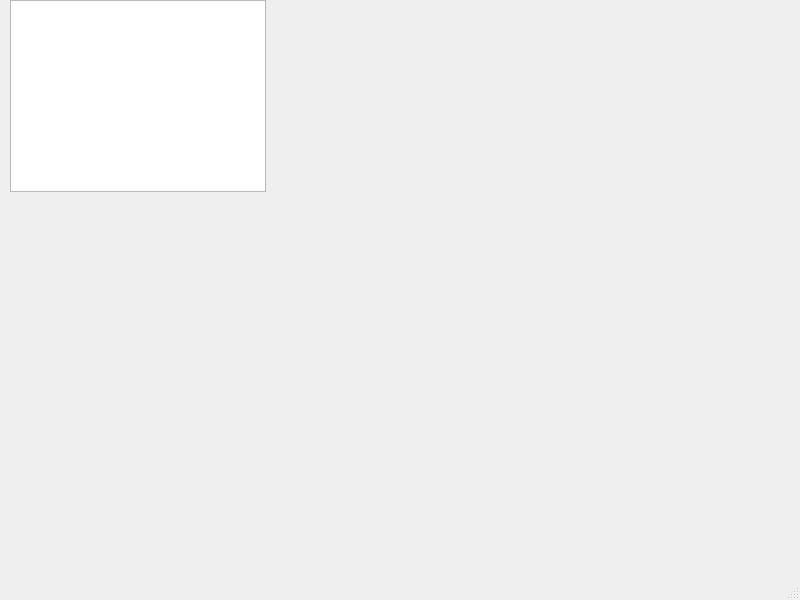
<?xml version="1.0" encoding="UTF-8"?>
<ui version="4.0">
 <class>MainWindow</class>
 <widget class="QMainWindow" name="MainWindow">
  <property name="geometry">
   <rect>
    <x>0</x>
    <y>0</y>
    <width>800</width>
    <height>600</height>
   </rect>
  </property>
  <property name="windowTitle">
   <string>MainWindow</string>
  </property>
  <widget class="QWidget" name="centralwidget">
   <widget class="QGraphicsView" name="graphicsView">
    <property name="geometry">
     <rect>
      <x>10</x>
      <y>0</y>
      <width>256</width>
      <height>192</height>
     </rect>
    </property>
   </widget>
  </widget>
  <widget class="QMenuBar" name="menubar">
   <property name="geometry">
    <rect>
     <x>0</x>
     <y>0</y>
     <width>800</width>
     <height>22</height>
    </rect>
   </property>
  </widget>
  <widget class="QStatusBar" name="statusbar"/>
 </widget>
 <resources/>
 <connections/>
</ui>
